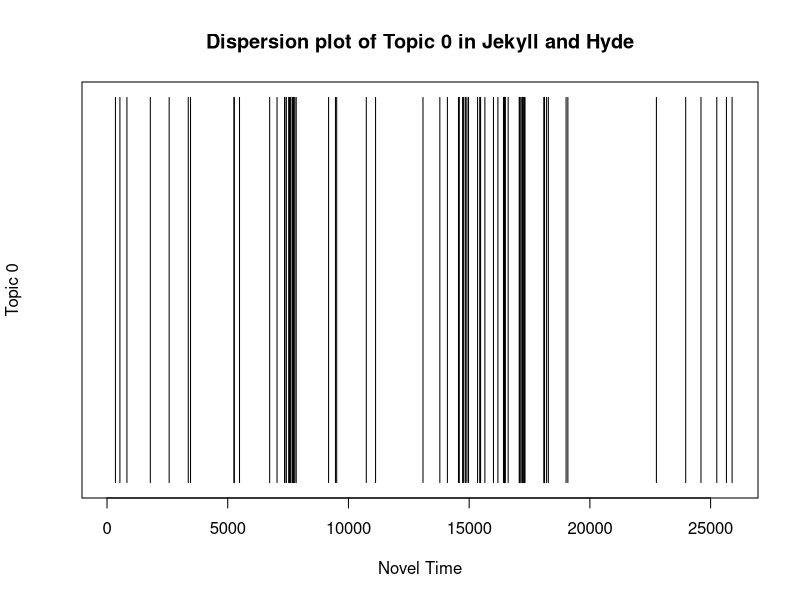
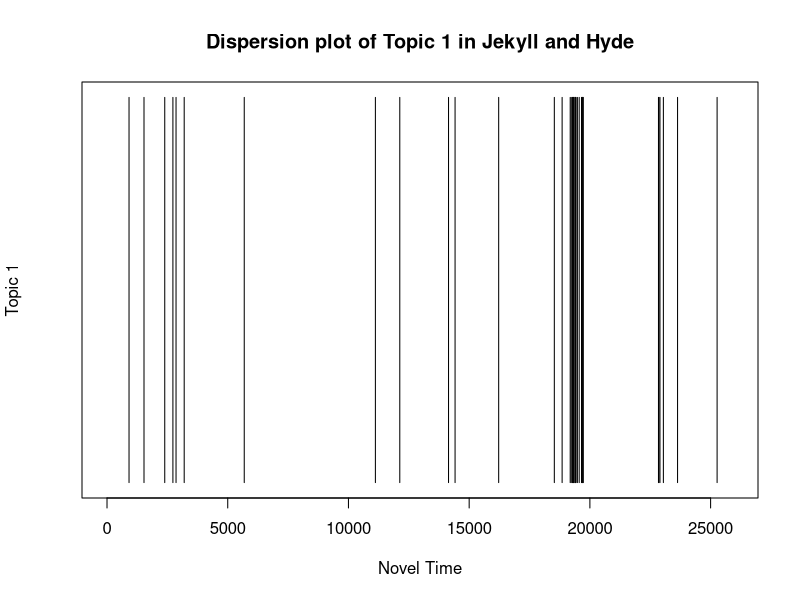
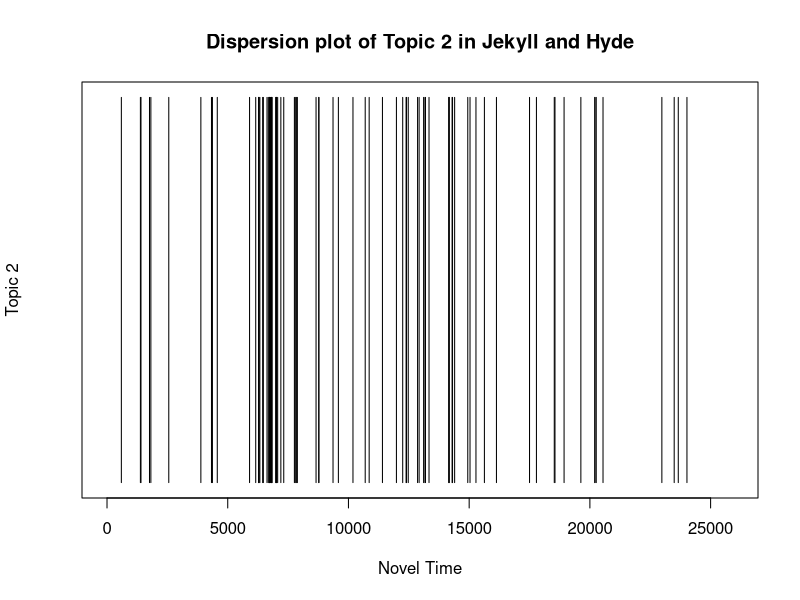
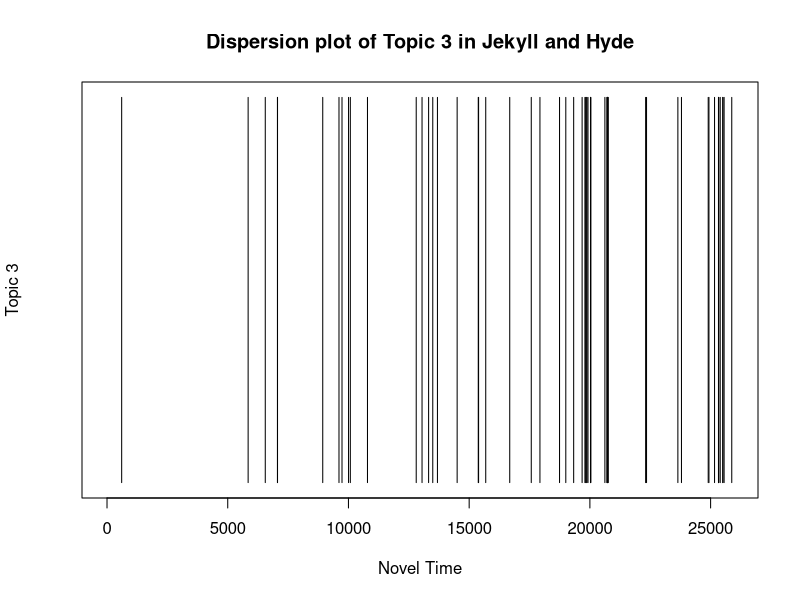
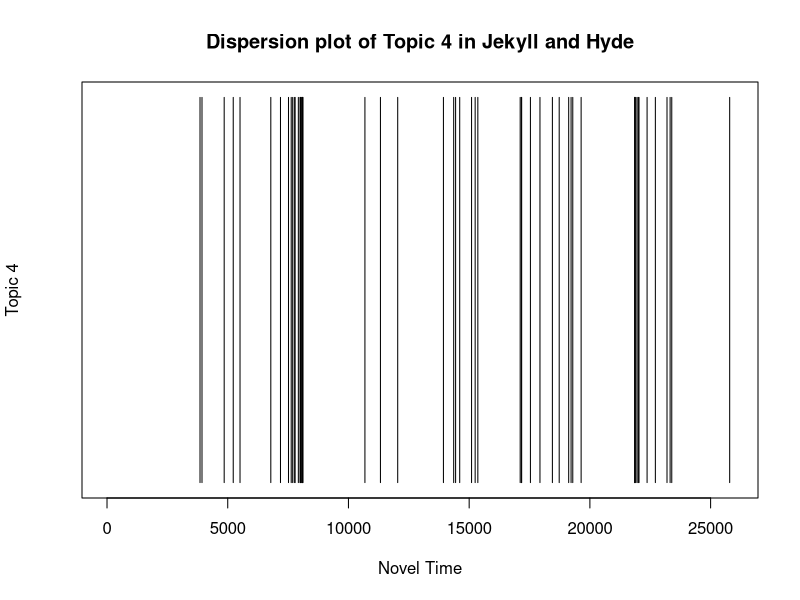
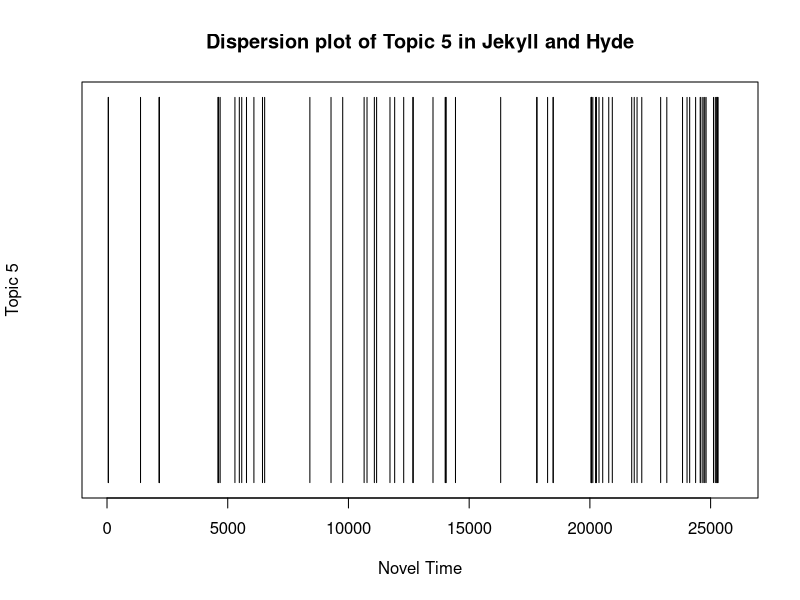
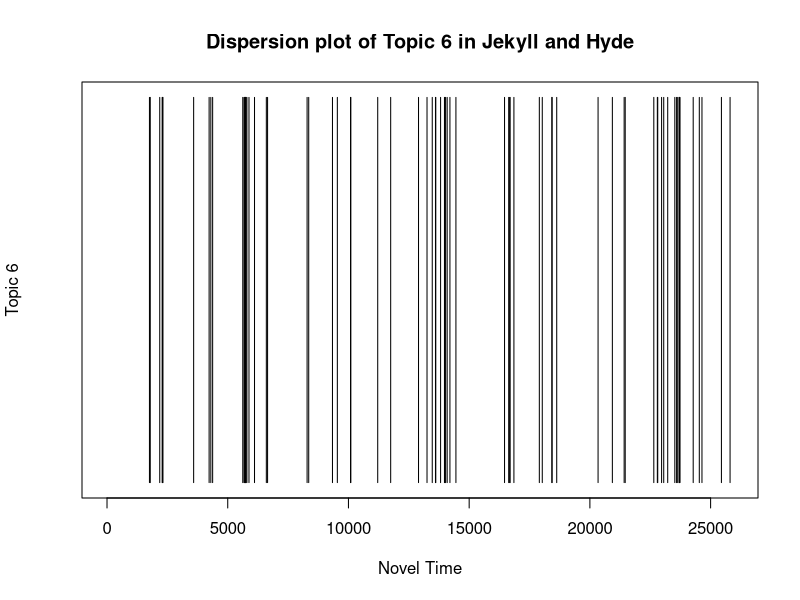
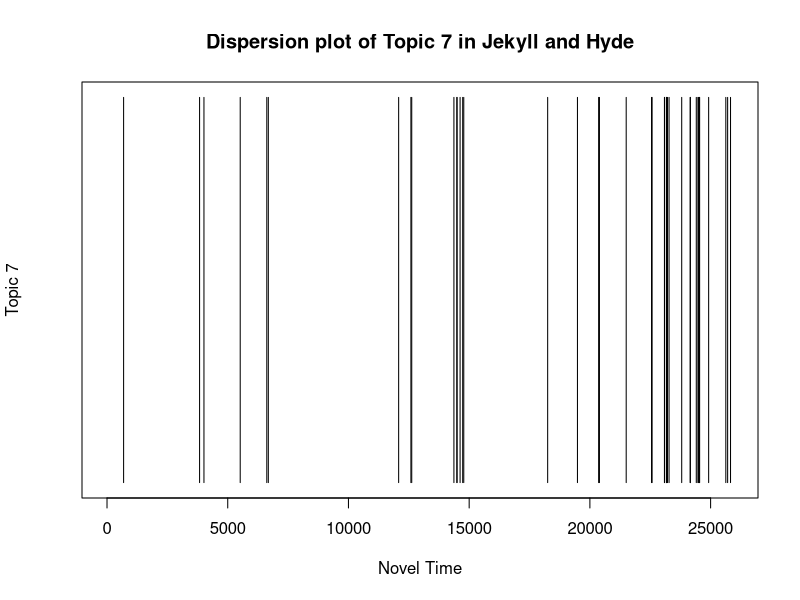

R code for these plots, in order:
##Prepare the Document for Analysis##
setwd ("~/Documents/GitHub/Jekyll-and-Hyde/")
text.v <- scan("edwardh.txt", what="character", sep="\n")
start.v <-which(text.v == "STORY OF THE DOOR")
end.v <-2135L
start.metadata.v <-text.v[1:start.v-1]
end.metadata.v <- text.v[(end.v+1):length(text.v)]
metadata.v <- c(start.metadata.v, end.metadata.v)
novel.lines.v <- text.v[start.v:end.v]
novel.v <- paste(novel.lines.v, collapse=" ")
novel.lower.v <- tolower(novel.v)
hyde.words.1 <-strsplit(novel.lower.v, "\\W")
hyde.words.v <- unlist(hyde.words.1)
not.blanks.v <- which(hyde.words.v!="")
hyde.words.v <- hyde.words.v[not.blanks.v]
hyde.freqs.t <-table(hyde.words.v)
n.time.v <-seq(1:length(hyde.words.v))

##Create Plot for Topic 0##
contents.v <-which(hyde.words.v == "contents")
many.v <-which(hyde.words.v == "many")
several.v <-which(hyde.words.v == "several")
book.v <-which(hyde.words.v == "book")
woman.v <-which(hyde.words.v == "woman")
drawer.v <-which(hyde.words.v == "drawer")
lay.v <-which(hyde.words.v == "lay")
powders.v <-which(hyde.words.v == "powders")
phial.v <-which(hyde.words.v == "phial")
axe.v <-which(hyde.words.v == "axe")
topic.zero.v <-c(contents.v, many.v, several.v, book.v, woman.v, drawer.v, lay.v, powders.v, phial.v, axe.v)
zero.count.v <-rep(NA,length(n.time.v))
zero.count.v[topic.zero.v] <- 1
plot(zero.count.v, main="Dispersion plot of Topic 0 in Jekyll and Hyde", xlab="Novel Time", ylab="Topic 0", type="h", ylim=c(0,1), yaxt='n')

##Create Plot for Topic 1##
moral.v <-which(hyde.words.v == "moral")
scientific.v <-which(hyde.words.v == "scientific")
truly.v <-which(hyde.words.v == "truly")
consciousness.v <-which(hyde.words.v == "consiousness")
direction.v <-which(hyde.words.v == "direction")
sides.v <-which(hyde.words.v == "sides")
deeply.v <-which(hyde.words.v == "deeply")
walk.v <-which(hyde.words.v == "walk")
reasons.v <-which(hyde.words.v == "reasons")
struggle.v <-which(hyde.words.v == "struggle")
topic.one.v <-c(moral.v, scientific.v, truly.v, consciousness.v, direction.v, sides.v, deeply.v, walk.v, reasons.v, struggle.v)
one.count.v <-rep(NA,length(n.time.v))
one.count.v[topic.one.v] <- 1
plot(one.count.v, main="Dispersion plot of Topic 1 in Jekyll and Hyde", xlab="Novel Time", ylab="Topic 1", type="h", ylim=c(0,1), yaxt='n')

##Create Plot for Topic 2##
maid.v <-which(hyde.words.v == "maid")
purpose.v <-which(hyde.words.v == "purpose")
stick.v <-which(hyde.words.v == "stick")
broken.v <-which(hyde.words.v == "broken")
murderer.v <-which(hyde.words.v == "murderer")
victim.v <-which(hyde.words.v == "victim")
envelope.v <-which(hyde.words.v == "envelope")
address.v <-which(hyde.words.v == "address")
far.v <-which(hyde.words.v == "far")
get.v <-which(hyde.words.v == "get")
topic.two.v <-c(maid.v, purpose.v, stick.v, broken.v, murderer.v, victim.v, envelope.v, address.v, far.v, get.v)
two.count.v <-rep(NA,length(n.time.v))
two.count.v[topic.two.v] <- 1
plot(two.count.v, main="Dispersion plot of Topic 2 in Jekyll and Hyde", xlab="Novel Time", ylab="Topic 2", type="h", ylim=c(0,1), yaxt='n')

##Create Plot for Topic 3##
certain.v <-which(hyde.words.v == "certain")
discovery.v <-which(hyde.words.v == "discovery")
experiment.v <-which(hyde.words.v == "experiment")
drug.v <-which(hyde.words.v == "drug")
instead.v <-which(hyde.words.v == "instead")
death.v <-which(hyde.words.v == "death")
loathed.v <-which(hyde.words.v == "loathed")
agonies.v <-which(hyde.words.v == "agonies")
birth.v <-which(hyde.words.v == "birth")
particularly.v <-which(hyde.words.v == "particularly")
topic.three.v <-c(certain.v, discovery.v, experiment.v, drug.v, instead.v, death.v, loathed.v, agonies.v, birth.v, particularly.v)
three.count.v <-rep(NA,length(n.time.v))
three.count.v[topic.three.v] <- 1
plot(three.count.v, main="Dispersion plot of Topic 3 in Jekyll and Hyde", xlab="Novel Time", ylab="Topic 3", type="h", ylim=c(0,1), yaxt='n')

##Create Plot for Topic 4##
sense.v <-which(hyde.words.v == "sense")
lying.v <-which(hyde.words.v == "lying")
icy.v <-which(hyde.words.v == "icy")
chemist.v <-which(hyde.words.v == "chemist")
stairs.v <-which(hyde.words.v == "stairs")
anatomical.v <-which(hyde.words.v == "anatomical")
chemical.v <-which(hyde.words.v == "chemical")
rooms.v <-which(hyde.words.v == "rooms")
half.v <-which(hyde.words.v == "half")
light.v <-which(hyde.words.v == "light")
topic.four.v <-c(sense.v, lying.v, icy.v, chemist.v, stairs.v, anatomical.v, chemical.v, rooms.v, half.v, light.v)
four.count.v <-rep(NA,length(n.time.v))
four.count.v[topic.four.v] <- 1
plot(four.count.v, main="Dispersion plot of Topic 4 in Jekyll and Hyde", xlab="Novel Time", ylab="Topic 4", type="h", ylim=c(0,1), yaxt='n')

##Create Plot for Topic 5##
divided.v <-which(hyde.words.v == "divided")
slumber.v <-which(hyde.words.v == "slumber")
shape.v <-which(hyde.words.v == "shape")
within.v <-which(hyde.words.v == "within")
hope.v <-which(hyde.words.v == "hope")
new.v <-which(hyde.words.v == "new")
something.v <-which(hyde.words.v == "something")
gallows.v <-which(hyde.words.v == "gallows")
caged.v <-which(hyde.words.v == "caged")
deposed.v <-which(hyde.words.v == "deposed")
topic.five.v <-c(divided.v, slumber.v, shape.v, within.v, hope.v, new.v, something.v, gallows.v, caged.v, deposed.v)
five.count.v <-rep(NA,length(n.time.v))
five.count.v[topic.five.v] <- 1
plot(five.count.v, main="Dispersion plot of Topic 5 in Jekyll and Hyde", xlab="Novel Time", ylab="Topic 5", type="h", ylim=c(0,1), yaxt='n')

##Create Plot for Topic 6##
know.v <-which(hyde.words.v == "know")
impatience.v <-which(hyde.words.v == "impatience")
lips.v <-which(hyde.words.v == "lips")
trifle.v <-which(hyde.words.v == "trifle")
pedant.v <-which(hyde.words.v == "pedant")
driver.v <-which(hyde.words.v == "driver")
decide.v <-which(hyde.words.v == "decide")
completely.v <-which(hyde.words.v == "completely")
conscience.v <-which(hyde.words.v == "conscience")
tempted.v <-which(hyde.words.v == "tempted")
topic.six.v <-c(know.v, impatience.v, lips.v, trifle.v, pedant.v, driver.v, decide.v, completely.v, conscience.v, tempted.v)
six.count.v <-rep(NA,length(n.time.v))
six.count.v[topic.six.v] <- 1
plot(six.count.v, main="Dispersion plot of Topic 6 in Jekyll and Hyde", xlab="Novel Time", ylab="Topic 6", type="h", ylim=c(0,1), yaxt='n')

##Create Plot for Topic 7##
foot.v <-which(hyde.words.v == "foot")
effort.v <-which(hyde.words.v == "effort")
streets.v <-which(hyde.words.v == "streets")
steps.v <-which(hyde.words.v == "steps")
escaped.v <-which(hyde.words.v == "escaped")
ecstasy.v <-which(hyde.words.v == "ecstasy")
thence.v <-which(hyde.words.v == "thence")
efficacy.v <-which(hyde.words.v == "efficacy")
begun.v <-which(hyde.words.v == "begun")
blow.v <-which(hyde.words.v == "blow")
topic.seven.v <-c(foot.v, effort.v, streets.v, steps.v, escaped.v, ecstasy.v, thence.v, efficacy.v, begun.v, blow.v)
seven.count.v <-rep(NA,length(n.time.v))
seven.count.v[topic.seven.v] <- 1
plot(seven.count.v, main="Dispersion plot of Topic 7 in Jekyll and Hyde", xlab="Novel Time", ylab="Topic 7", type="h", ylim=c(0,1), yaxt='n')

##Create Plot for Topic 8##
letter.v <-which(hyde.words.v == "letter")
colleague.v <-which(hyde.words.v == "colleague")
understood.v <-which(hyde.words.v == "understood")
midnight.v <-which(hyde.words.v == "midnight")
judge.v <-which(hyde.words.v == "judge")
importance.v <-which(hyde.words.v == "importance")
reason.v <-which(hyde.words.v == "reason")
rose.v <-which(hyde.words.v == "rose")
appear.v <-which(hyde.words.v == "appear")
covered.v <-which(hyde.words.v == "covered")
topic.eight.v <-c(letter.v, colleague.v, understood.v, midnight.v, judge.v, importance.v, reason.v, rose.v, appear.v, covered.v)
eight.count.v <-rep(NA,length(n.time.v))
eight.count.v[topic.eight.v] <- 1
plot(eight.count.v, main="Dispersion plot of Topic 8 in Jekyll and Hyde", xlab="Novel Time", ylab="Topic 8", type="h", ylim=c(0,1), yaxt='n')

##Create Plot for Topic 9##
utterson.v <-which(hyde.words.v == "utterson")
said.v <-which(hyde.words.v == "said")
lawyer.v <-which(hyde.words.v == "lawyer")
poole.v <-which(hyde.words.v == "poole")
sir.v <-which(hyde.words.v == "sir")
see.v <-which(hyde.words.v == "see")
well.v <-which(hyde.words.v == "well")
never.v <-which(hyde.words.v == "never")
know.v <-which(hyde.words.v == "know")
door.v <-which(hyde.words.v == "door")
topic.nine.v <-c(utterson.v, said.v, lawyer.v, poole.v, sir.v, see.v, well.v, never.v, know.v, door.v)
nine.count.v <-rep(NA,length(n.time.v))
nine.count.v[topic.nine.v] <- 1
plot(nine.count.v, main="Dispersion plot of Topic 9 in Jekyll and Hyde", xlab="Novel Time", ylab="Topic 9", type="h", ylim=c(0,1), yaxt='n')

##Create Plot for Topic 10##
pleasures.v <-which(hyde.words.v == "pleasures")
hence.v <-which(hyde.words.v == "hence")
wholly.v <-which(hyde.words.v == "wholly")
guilty.v <-which(hyde.words.v == "guilty")
position.v <-which(hyde.words.v == "position")
liberty.v <-which(hyde.words.v == "liberty")
degree.v <-which(hyde.words.v == "degree")
complete.v <-which(hyde.words.v == "complete")
considered.v <-which(hyde.words.v == "considered")
undignified.v <-which(hyde.words.v == "undignified")
topic.ten.v <-c(pleasures.v, hence.v, wholly.v, guilty.v, position.v, liberty.v, degree.v, complete.v, considered.v)
ten.count.v <-rep(NA,length(n.time.v))
ten.count.v[topic.ten.v] <- 1
plot(ten.count.v, main="Dispersion plot of Topic 10 in Jekyll and Hyde", xlab="Novel Time", ylab="Topic 10", type="h", ylim=c(0,1), yaxt='n')

##Create Plot for Topic 11##
street.v <-which(hyde.words.v == "street")
entry.v <-which(hyde.words.v == "entry")
lifted.v <-which(hyde.words.v == "lifted")
shop.v <-which(hyde.words.v == "shop")
business.v <-which(hyde.words.v == "business")
sunday.v <-which(hyde.words.v == "sunday")
huddled.v <-which(hyde.words.v == "huddled")
impression.v <-which(hyde.words.v == "impression")
pale.v <-which(hyde.words.v == "pale")
quaint.v <-which(hyde.words.v == "quaint")
topic.eleven.v <-c(street.v, entry.v, lifted.v, shop.v, business.v, sunday.v, huddled.v, impression.v, pale.v, quaint.v)
eleven.count.v <-rep(NA,length(n.time.v))
eleven.count.v[topic.eleven.v] <- 1
plot(eleven.count.v, main="Dispersion plot of Topic 11 in Jekyll and Hyde", xlab="Novel Time", ylab="Topic 11", type="h", ylim=c(0,1), yaxt='n')

##Create Plot for Topic 12##
hands.v <-which(hyde.words.v == "hands")
fled.v <-which(hyde.words.v == "fled")
narrative.v <-which(hyde.words.v == "narrative")
destroyed.v <-which(hyde.words.v == "destroyed")
seal.v <-which(hyde.words.v == "seal")
disappearance.v <-which(hyde.words.v == "disappearance")
case.v <-which(hyde.words.v == "case")
doom.v <-which(hyde.words.v == "doom")
short.v <-which(hyde.words.v == "short")
followed.v <-which(hyde.words.v == "followed")
topic.twelve.v <-c(hands.v, fled.v, narrative.v, destroyed.v, seal.v, disappearance.v, case.v, doom.v, short.v, followed.v)
twelve.count.v <-rep(NA,length(n.time.v))
twelve.count.v[topic.twelve.v] <- 1
plot(twelve.count.v, main="Dispersion plot of Topic 12 in Jekyll and Hyde", xlab="Novel Time", ylab="Topic 12", type="h", ylim=c(0,1), yaxt='n')

##Create Plot for Topic 13##
confined.v <-which(hyde.words.v == "confined")
incident.v <-which(hyde.words.v == "incident")
sense.v <-which(hyde.words.v == "sense")
professional.v <-which(hyde.words.v == "professional")
stared.v <-which(hyde.words.v == "stared")
scaffold.v <-which(hyde.words.v == "scaffold")
tragic.v <-which(hyde.words.v == "tragic")
conceal.v <-which(hyde.words.v == "conceal")
size.v <-which(hyde.words.v == "size")
sought.v <-which(hyde.words.v == "sought")
topic.thirteen.v <-c(confined.v, incident.v, sense.v, professional.v, stared.v, scaffold.v, tragic.v, conceal.v, size.v, sought.v)
thirteen.count.v <-rep(NA,length(n.time.v))
thirteen.count.v[topic.thirteen.v] <- 1
plot(thirteen.count.v, main="Dispersion plot of Topic 13 in Jekyll and Hyde", xlab="Novel Time", ylab="Topic 13", type="h", ylim=c(0,1), yaxt='n')

##Create Plot for Topic 14##
late.v <-which(hyde.words.v == "late")
vain.v <-which(hyde.words.v == "vain")
double.v <-which(hyde.words.v == "double")
drug.v <-which(hyde.words.v == "drug")
throw.v <-which(hyde.words.v == "throw")
cast.v <-which(hyde.words.v == "cast")
slowly.v <-which(hyde.words.v == "slowly")
adventures.v <-which(hyde.words.v == "adventure")
occasion.v <-which(hyde.words.v == "occasion")
shared.v <-which(hyde.words.v == "shared")
topic.fourteen.v <-c(late.v, vain.v, double.v, drug.v, throw.v, cast.v, slowly.v, adventures.v, occasion.v, shared.v)
fourteen.count.v <-rep(NA,length(n.time.v))
fourteen.count.v[topic.fourteen.v] <- 1
plot(fourteen.count.v, main="Dispersion plot of Topic 14 in Jekyll and Hyde", xlab="Novel Time", ylab="Topic 14", type="h", ylim=c(0,1), yaxt='n')

##Create Plot for Topic 15##
cheque.v <-which(hyde.words.v == "cheque")
gentleman.v <-which(hyde.words.v == "gentleman")
presently.v <-which(hyde.words.v == "presently")
pounds.v <-which(hyde.words.v == "pounds")
family.v <-which(hyde.words.v == "family")
childs.v <-which(hyde.words.v == "child's")
black.v <-which(hyde.words.v == "black")
bank.v <-which(hyde.words.v == "bank")
place.v <-which(hyde.words.v == "place")
stone.v <-which(hyde.words.v == "stone")
topic.fifteen.v <-c(cheque.v, gentleman.v, presently.v, pounds.v, family.v, childs.v, black.v, bank.v, place.v, stone.v)
fifteen.count.v <-rep(NA,length(n.time.v))
fifteen.count.v[topic.fifteen.v] <- 1
plot(fifteen.count.v, main="Dispersion plot of Topic 15 in Jekyll and Hyde", xlab="Novel Time", ylab="Topic 15", type="h", ylim=c(0,1), yaxt='n')

##Create Plot for Topic 16##
guest.v <-which(hyde.words.v == "guest")
clerk.v <-which(hyde.words.v == "clerk")
set.v <-which(hyde.words.v == "set")
secrets.v <-which(hyde.words.v == "secrets")
past.v <-which(hyde.words.v == "past")
document.v <-which(hyde.words.v == "document")
thought.v <-which(hyde.words.v == "thought")
quite.v <-which(hyde.words.v == "quite")
kept.v <-which(hyde.words.v == "kept")
resemblance.v <-which(hyde.words.v == "resemblance")
topic.sixteen.v <-c(guest.v, clerk.v, set.v, secrets.v, past.v, document.v, thought.v, quite.v, kept.v, resemblance.v)
sixteen.count.v <-rep(NA,length(n.time.v))
sixteen.count.v[topic.sixteen.v] <- 1
plot(sixteen.count.v, main="Dispersion plot of Topic 16 in Jekyll and Hyde", xlab="Novel Time", ylab="Topic 16", type="h", ylim=c(0,1), yaxt='n')

##Create Plot for Topic 17##
hyde.v <-which(hyde.words.v == "hyde")
jekyll.v <-which(hyde.words.v == "jekyll")
upon.v <-which(hyde.words.v == "upon")
man.v <-which(hyde.words.v == "man")
one.v <-which(hyde.words.v == "one")
could.v <-which(hyde.words.v == "could")
would.v <-which(hyde.words.v == "would")
even.v <-which(hyde.words.v == "even")
life.v <-which(hyde.words.v == "life")
house.v <-which(hyde.words.v == "house")
topic.seventeen.v <-c(hyde.v, jekyll.v, upon.v, man.v, one.v, could.v, would.v, even.v, life.v, house.v)
seventeen.count.v <-rep(NA,length(n.time.v))
seventeen.count.v[topic.seventeen.v] <- 1
plot(seventeen.count.v, main="Dispersion plot of Topic 17 in Jekyll and Hyde", xlab="Novel Time", ylab="Topic 17", type="h", ylim=c(0,1), yaxt='n')

##Create Plot for Topic 18##
week.v <-which(hyde.words.v == "week")
influence.v <-which(hyde.words.v == "influence")
suffer.v <-which(hyde.words.v == "suffer")
changed.v <-which(hyde.words.v == "changed")
dark.v <-which(hyde.words.v == "dark")
chief.v <-which(hyde.words.v == "chief")
friendship.v <-which(hyde.words.v == "friendship")
drank.v <-which(hyde.words.v == "drank")
masters.v <-which(hyde.words.v == "master's")
leaping.v <-which(hyde.words.v == "leaping")
topic.eighteen.v <-c(week.v, influence.v, suffer.v, changed.v, dark.v, chief.v, friendship.v, drank.v, masters.v, leaping.v)
eighteen.count.v <-rep(NA,length(n.time.v))
eighteen.count.v[topic.eighteen.v] <- 1
plot(eighteen.count.v, main="Dispersion plot of Topic 18 in Jekyll and Hyde", xlab="Novel Time", ylab="Topic 18", type="h", ylim=c(0,1), yaxt='n')

##Create Plot for Topic 19##
wind.v <-which(hyde.words.v == "wind")
would.v <-which(hyde.words.v == "would")
fog.v <-which(hyde.words.v == "fog")
foul.v <-which(hyde.words.v == "foul")
swiftly.v <-which(hyde.words.v == "swiftly")
city.v <-which(hyde.words.v == "city")
darkness.v <-which(hyde.words.v == "darkness")
figure.v <-which(hyde.words.v == "figure")
lamps.v <-which(hyde.words.v == "lamps")
along.v <-which(hyde.words.v == "along")
topic.nineteen.v <-c(wind.v, would.v, fog.v, foul.v, swiftly.v, city.v, darkness.v, figure.v, lamps.v, along.v)
nineteen.count.v <-rep(NA,length(n.time.v))
nineteen.count.v[topic.nineteen.v] <- 1
plot(nineteen.count.v, main="Dispersion plot of Topic 19 in Jekyll and Hyde", xlab="Novel Time", ylab="Topic 19", type="h", ylim=c(0,1), yaxt='n')